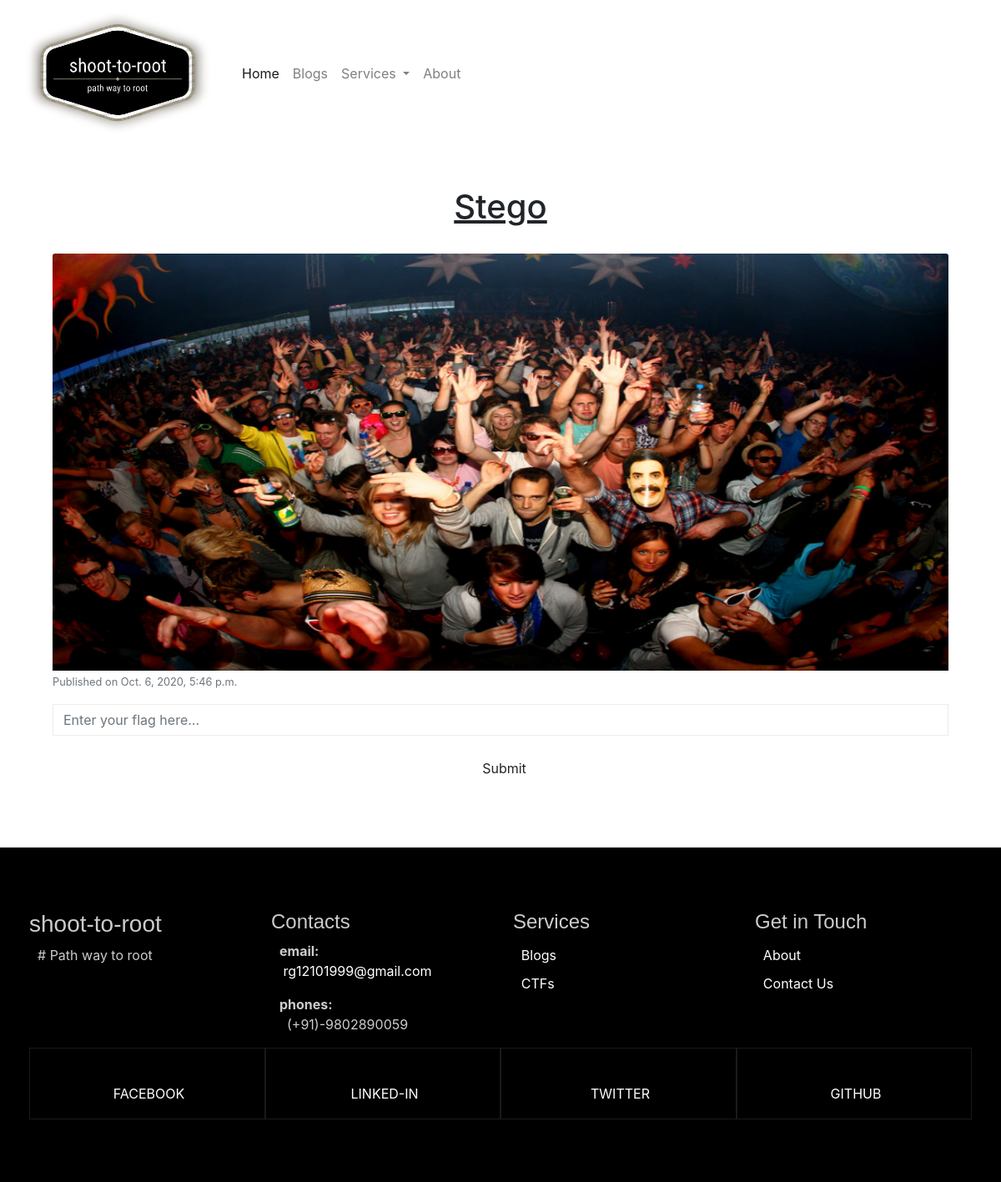
/ctf/1/, run on the app's committed database.
### shoot_to_root/models.py (models this page shows, shortened)
class CTF(models.Model):
	title=models.CharField(max_length=100)
	index=models.IntegerField(default=0)
	flag=models.TextField(max_length=100,default='')
	description=models.TextField()
	timestamp=models.DateTimeField(default=timezone.now)
	img=models.ImageField(upload_to='')

### shoot_to_root/views.py (the view)
# urls.py: path('ctf/<int:pk>/',CTFDetail.as_view(),name='ctf-detail'),
class CTFDetail(DetailView):
	model=CTF

### shoot_to_root/templates/shoot_to_root/ctf_detail.html (shortened to what this page needs)
{% extends 'ctfs.html' %}
{% block content %}
<center><u><h1 id= "h_id">{{object.title}}</h1></u></center><br>
<div class="container-md">
<img src="{{object.img.url}}"  alt="noimg" height="500" width="300" class="card-img-top">
<p><small class="text-muted">Published on {{object.timestamp}}</small></p>
<form action="/flag_submit" class="flag-form" method="post">
<div class="form-group">
              <input type="text" class="form-control" id="flag" name="flag" placeholder="Enter your flag here..." required="">
            </div><center>
               <button class="btn btn-default btn-send" onclick="showResult()">  &nbsp; Submit </button></center>
</form><br>
    </div>
{%endblock %}

### shoot_to_root/static/css/style.css (style rules this page uses)
body { overflow-x: hidden; }
.form-control { border-radius: 0px; border: 1px solid #ededed; }
.form-group { text-align: center; }
.btn-send { border: 5px solid white; border-radius: 5px; align-self: center; align-content: center; margin-left: auto; margin-right: auto; }
img { max-width: 100%; }

### data on the page
CTF: title "Stego", img (picture), timestamp "Oct. 6, 2020, 5:46 p.m."
